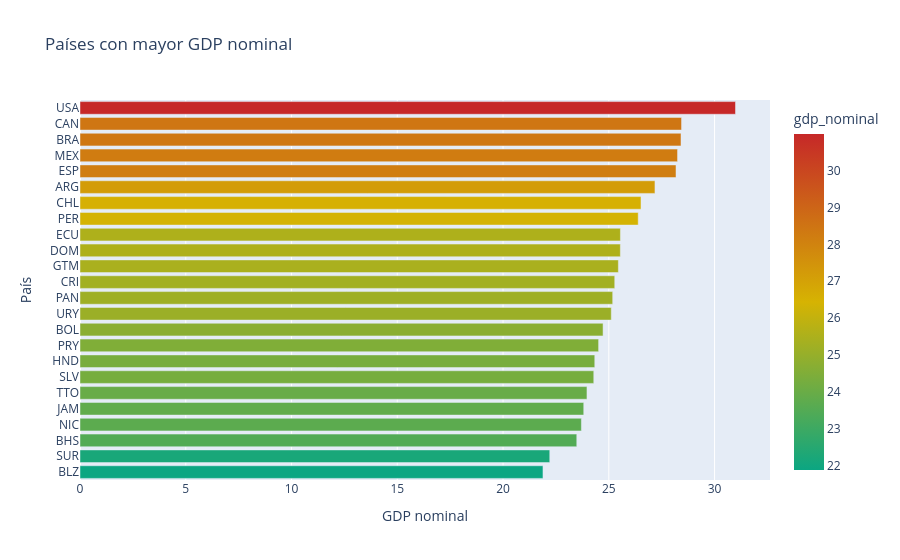

Notebook cell for this chart:
### Code cell
fig = px.bar(
    results["wide_raw"]["gdp_nominal"].reset_index().sort_values("gdp_nominal"),
    x="gdp_nominal",
    y="country_iso3",
    orientation="h",
    color="gdp_nominal",
    color_continuous_scale=[[0, CIBEST["green"]], [0.5, CIBEST["gold"]], [1, CIBEST["red"]]],
    title="Países con mayor GDP nominal",
)
fig.update_layout(xaxis_title="GDP nominal", yaxis_title="País")
fig.show()

### Figure 1 — Plotly figure (JSON) as saved in the notebook; plotly's stock layout.template omitted (floating-point values rounded to 4 significant figures)
{"data": [{"hovertemplate": "gdp_nominal=%{marker.color}<br>country_iso3=%{y}<extra></extra>", "legendgroup": "", "marker": {"color": [21.89, 22.21, 23.49, 23.7, 23.81, 23.97, 24.29, 24.34, 24.52, 24.73, 25.12, 25.18, 25.28, 25.45, 25.55, 25.55, 26.39, 26.52, 27.18, 28.18, 28.25, 28.41, 28.44, 30.99], "coloraxis": "coloraxis", "pattern": {"shape": ""}}, "name": "", "orientation": "h", "showlegend": false, "textposition": "auto", "type": "bar", "x": [21.89, 22.21, 23.49, 23.7, 23.81, 23.97, 24.29, 24.34, 24.52, 24.73, 25.12, 25.18, 25.28, 25.45, 25.55, 25.55, 26.39, 26.52, 27.18, 28.18, 28.25, 28.41, 28.44, 30.99], "xaxis": "x", "y": ["BLZ", "SUR", "BHS", "NIC", "JAM", "TTO", "SLV", "HND", "PRY", "BOL", "URY", "PAN", "CRI", "GTM", "DOM", "ECU", "PER", "CHL", "ARG", "ESP", "MEX", "BRA", "CAN", "USA"], "yaxis": "y"}], "layout": {"barmode": "relative", "coloraxis": {"colorbar": {"title": {"text": "gdp_nominal"}}, "colorscale": [[0, "#0BA682"], [0.5, "#D6B302"], [1, "#C62828"]]}, "legend": {"tracegroupgap": 0}, "title": {"text": "Países con mayor GDP nominal"}, "xaxis": {"anchor": "y", "domain": [0, 1], "title": {"text": "GDP nominal"}}, "yaxis": {"anchor": "x", "domain": [0, 1], "title": {"text": "País"}}}}
